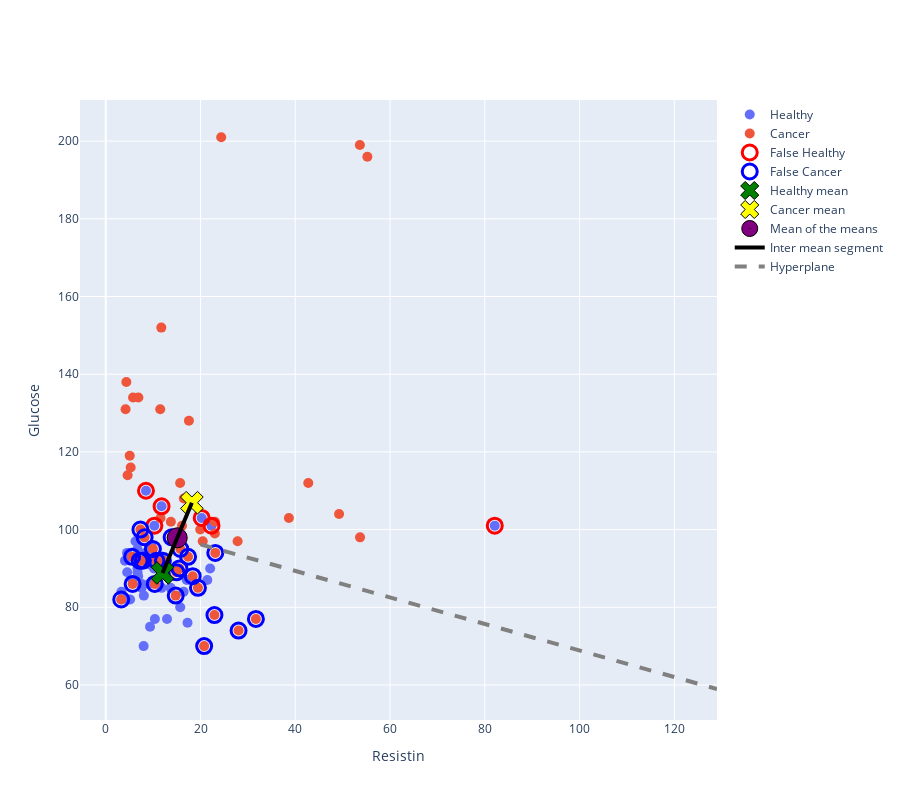

The notebook cell saved with this chart:
### Markdown cell above
### MDC

### Code cell
NHealthy=x_train['Resistin'].to_numpy()[ixHealthyTrain]
NCancer=x_train['Resistin'].to_numpy()[ixWithCancerTrain]

gluHealthy=(x_train['Glucose'].to_numpy())[ixHealthyTrain]
gluCancer=(x_train['Glucose'].to_numpy())[ixWithCancerTrain]


muHealthy=np.array([[np.mean(NHealthy),np.mean(gluHealthy)]]).T
muCancer=np.array([[np.mean(NCancer),np.mean(gluCancer)]]).T

print("gHealthy(x)="+str(muHealthy.T)+"x-0.5"+str(muHealthy.T@muHealthy))
print("gCancer(x)="+str(muCancer.T)+"x-0.5"+str(muCancer.T@muCancer)+"\n")


X1=np.array([NHealthy,gluHealthy]).T
X2=np.array([NCancer,gluCancer]).T
X=np.concatenate((X1,X2),axis=0)
y = np.concatenate((y_train.to_numpy()[ixHealthyTrain],y_train.to_numpy()[ixWithCancerTrain]))


yp=np.ones(np.shape(y))

dx=((muHealthy-muCancer).T@(X.T-0.5*(muHealthy+muCancer))).flatten()
yp[dx<0]=2

Hits=np.shape(np.where((y==yp))[0])[0]

ixHealthy = np.where(y == 1)[0]
ixCancer = np.where(y == 2)[0]

TP=np.shape(np.where((y[ixHealthy]==yp[ixHealthy]))[0])[0]
TN=np.shape(np.where((y[ixCancer]==yp[ixCancer]))[0])[0]
FP=np.shape(np.where((y[ixCancer]!=yp[ixCancer]))[0])[0]
FN=np.shape(np.where((y[ixHealthy]!=yp[ixHealthy]))[0])[0]

SS=TP/(TP+FN)
SP=TN/(TN+FP)
PR=TP/(TP+FP)
F1Score=2*(PR*SS)/(PR+SS)
AC=(TN+TP)/(TP+TN+FP+FN)


print("Sensitivity(%)="+str(SS*100))
print("Specificity(%)="+str(SP*100))
print("Precision(%)="+str(PR*100))
print("F1Score(%)="+str(F1Score*100))
print("Accuracy(%)="+str(AC*100))


fig=go.Figure()
fig.add_trace(go.Scatter(x=NHealthy,y=gluHealthy,name='Healthy'))
#fig.update_traces(marker=dict(color='green', size=10))
fig.add_trace(go.Scatter(x=NCancer,y=gluCancer,name='Cancer'))
fig.update_traces(marker=dict(size=10))


ixFP = np.where((y == 2) & (yp == 1))[0]
ixFN = np.where((y == 1) & (yp == 2))[0]


fig.add_trace(go.Scatter(x=X[ixFN,0],y=X[ixFN,1],name='False Healthy',marker_size=15,
                         marker_symbol="circle-open",marker=dict(color="red",
                                                                 line=dict(width=3,color='red'))))
fig.add_trace(go.Scatter(x=X[ixFP,0],y=X[ixFP,1],name='False Cancer',marker_size=15,
                         marker_symbol="circle-open",marker=dict(color="blue",
                                                                 line=dict(width=3,color='blue'))))


fig.add_trace(go.Scatter(x=muHealthy[0],y=muHealthy[1], marker_size=20,
                         marker_symbol='x',name='Healthy mean',
                         marker=dict(color="green",line=dict(width=1,
                                        color='black'))))
fig.add_trace(go.Scatter(x=muCancer[0],y=muCancer[1], marker_size=20,
                         marker_symbol='x',name='Cancer mean',
                         marker=dict(color="yellow",line=dict(width=1,
                                        color='black'))))
fig.add_trace(go.Scatter(x=(muHealthy[0]+muCancer[0])/2,y=(muHealthy[1]+muCancer[1])/2, marker_size=20,
                         marker_symbol="circle-dot",name='Mean of the means',
                         marker=dict(color="purple",line=dict(width=1,
                                        color='black'))))

fig.update_traces(mode='markers')
fig.add_trace(go.Scatter(x=[muHealthy[0][0],muCancer[0][0]],y=[muHealthy[1][0],muCancer[1][0]],
                         mode='lines', line=dict(color="black",width=4),name='Inter mean segment'))


W=(muHealthy-muCancer)
b=-0.5*(muHealthy-muCancer).T@(muHealthy+muCancer)

x1=np.arange(20,130,1)

x2=-(W[0,0]/W[1,0])*x1-b/W[1,0]
fig.add_trace(go.Scatter(x=x1,y=x2.flatten(),
                         mode='lines', line=dict(dash='dash',color="gray",width=4),name='Hyperplane'))





fig.update_xaxes(title_text='Resistin')
fig.update_yaxes(title_text='Glucose')
fig.update_layout(
    autosize=False,
    width=900,
    height=800)
fig.show()

### Figure 1 — Plotly figure (JSON) as saved in the notebook; plotly's stock layout.template omitted (floating-point values rounded to 4 significant figures)
{"data": [{"marker": {"size": 10}, "mode": "markers", "name": "Healthy", "type": "scatter", "x": [4.497, 10.58, 8.416, 20.25, 9.154, 22.04, 10.26, 12.94, 11.78, 11.79, 6.71, 7.996, 3.292, 4.53, 9.277, 22.32, 13.68, 10.38, 4.58, 7.577, 6.284, 7.64, 6.85, 3.32, 10.19, 9.614, 5.626, 21.44, 8.494, 17.26, 11.77, 6.702, 8.044, 9.35, 82.1, 17.1, 16.44, 15.72, 5.14, 4.064, 6.705], "y": [94, 92, 94, 103, 86, 90, 101, 77, 106, 93, 89, 70, 82, 89, 91, 101, 85, 77, 82, 85, 97, 86, 88, 84, 90, 96, 87, 87, 110, 76, 85, 95, 83, 75, 101, 87, 84, 80, 82, 92, 90]}, {"marker": {"size": 10}, "mode": "markers", "name": "Cancer", "type": "scatter", "x": [27.83, 16.49, 9.954, 17.56, 5.68, 7.32, 17.38, 13.91, 18.36, 20.77, 5.06, 11.73, 19.46, 4.19, 5.571, 3.27, 11.55, 5.263, 15.56, 11.5, 49.24, 42.74, 16.1, 15.74, 53.63, 7.84, 20.47, 8.205, 23.03, 24.37, 23.12, 38.65, 14.92, 23.03, 15.7, 4.62, 31.69, 10.34, 5.768, 4.35, 22.94, 10.7, 13.74, 7.165, 19.95, 12.07, 55.22, 6.892, 53.67, 28.03, 14.77], "y": [97, 108, 95, 128, 86, 100, 93, 98, 88, 70, 119, 152, 85, 131, 93, 82, 103, 116, 90, 131, 104, 112, 101, 95, 199, 92, 97, 98, 99, 201, 94, 103, 89, 102, 112, 114, 77, 86, 134, 138, 78, 92, 102, 92, 100, 92, 196, 134, 98, 74, 83]}, {"marker": {"color": "red", "line": {"color": "red", "width": 3}, "size": 15, "symbol": "circle-open"}, "mode": "markers", "name": "False Healthy", "type": "scatter", "x": [20.25, 10.26, 11.78, 22.32, 8.494, 82.1], "y": [103, 101, 106, 101, 110, 101]}, {"marker": {"color": "blue", "line": {"color": "blue", "width": 3}, "size": 15, "symbol": "circle-open"}, "mode": "markers", "name": "False Cancer", "type": "scatter", "x": [9.954, 5.68, 7.32, 17.38, 13.91, 18.36, 20.77, 19.46, 5.571, 3.27, 15.56, 15.74, 7.84, 8.205, 23.12, 14.92, 31.69, 10.34, 22.94, 10.7, 7.165, 12.07, 28.03, 14.77], "y": [95, 86, 100, 93, 98, 88, 70, 85, 93, 82, 90, 95, 92, 98, 94, 89, 77, 86, 78, 92, 92, 92, 74, 83]}, {"marker": {"color": "green", "line": {"color": "black", "width": 1}, "size": 20, "symbol": "x"}, "mode": "markers", "name": "Healthy mean", "type": "scatter", "x": [12.0], "y": [88.83]}, {"marker": {"color": "yellow", "line": {"color": "black", "width": 1}, "size": 20, "symbol": "x"}, "mode": "markers", "name": "Cancer mean", "type": "scatter", "x": [18.18], "y": [106.9]}, {"marker": {"color": "purple", "line": {"color": "black", "width": 1}, "size": 20, "symbol": "circle-dot"}, "mode": "markers", "name": "Mean of the means", "type": "scatter", "x": [15.09], "y": [97.88]}, {"line": {"color": "black", "width": 4}, "mode": "lines", "name": "Inter mean segment", "type": "scatter", "x": [12.0, 18.18], "y": [88.83, 106.9]}, {"line": {"color": "gray", "dash": "dash", "width": 4}, "mode": "lines", "name": "Hyperplane", "type": "scatter", "x": [20, 21, 22, 23, 24, 25, 26, 27, 28, 29, 30, 31, 32, 33, 34, 35, 36, 37, 38, 39, 40, 41, 42, 43, 44, 45, 46, 47, 48, 49, 50, 51, 52, 53, 54, 55, 56, 57, 58, 59, 60, 61, 62, 63, 64, 65, 66, 67, 68, 69, 70, 71, 72, 73, 74, 75, 76, 77, 78, 79, 80, 81, 82, 83, 84, 85, 86, 87, 88, 89, 90, 91, 92, 93, 94, 95, 96, 97, 98, 99, 100, 101, 102, 103, 104, 105, 106, 107, 108, 109, 110, 111, 112, 113, 114, 115, 116, 117, 118, 119, 120, 121, 122, 123, 124, 125, 126, 127, 128, 129], "y": [96.2, 95.86, 95.51, 95.17, 94.83, 94.49, 94.15, 93.81, 93.46, 93.12, 92.78, 92.44, 92.1, 91.76, 91.41, 91.07, 90.73, 90.39, 90.05, 89.71, 89.37, 89.02, 88.68, 88.34, 88.0, 87.66, 87.32, 86.97, 86.63, 86.29, 85.95, 85.61, 85.27, 84.92, 84.58, 84.24, 83.9, 83.56, 83.22, 82.87, 82.53, 82.19, 81.85, 81.51, 81.17, 80.82, 80.48, 80.14, 79.8, 79.46, 79.12, 78.77, 78.43, 78.09, 77.75, 77.41, 77.07, 76.73, 76.38, 76.04, 75.7, 75.36, 75.02, 74.68, 74.33, 73.99, 73.65, 73.31, 72.97, 72.63, 72.28, 71.94, 71.6, 71.26, 70.92, 70.58, 70.23, 69.89, 69.55, 69.21, 68.87, 68.53, 68.18, 67.84, 67.5, 67.16, 66.82, 66.48, 66.14, 65.79, 65.45, 65.11, 64.77, 64.43, 64.09, 63.74, 63.4, 63.06, 62.72, 62.38, 62.04, 61.69, 61.35, 61.01, 60.67, 60.33, 59.99, 59.64, 59.3, 58.96]}], "layout": {"autosize": false, "height": 800, "width": 900, "xaxis": {"title": {"text": "Resistin"}}, "yaxis": {"title": {"text": "Glucose"}}}}
